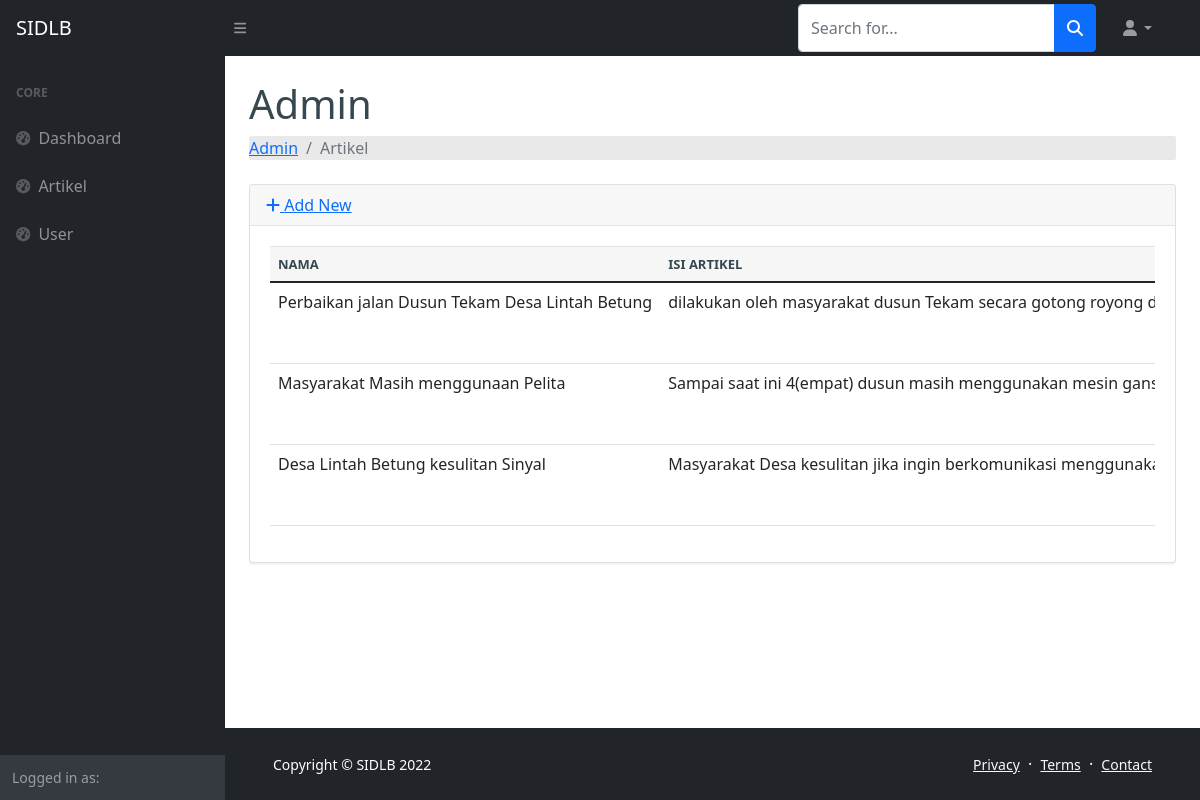
Screenshot of /index.php/admin/artikel with the database file from the repository.
### tables this page shows
CREATE TABLE `artikel` (
  `id` varchar(64) NOT NULL,
  `nama` varchar(255) NOT NULL,
  `isi` varchar(255) NOT NULL,
  `poto` varchar(255) NOT NULL
);

### application/controllers/admin/Artikel.php (called while the page is built, shortened)
<?php
class Artikel extends CI_Controller
{
    public function __construct()
    {
        $this->load->model("artikel_model");
        $this->load->library('form_validation');
    }
    public function index()
    {
        $data["artikel"] = $this->artikel_model->getAll();
        $this->load->view("admin/artikel/list", $data);
    }
}

### index.php (called while the page is built, shortened)
<?php
require_once BASEPATH.'core/CodeIgniter.php';

### application/models/Artikel_model.php (called while the page is built, shortened)
<?php defined('BASEPATH') OR exit('No direct script access allowed');
class Artikel_model extends CI_Model
{
    private $_table = "artikel";
    public function getAll()
    {
        return $this->db->get($this->_table)->result();
    }
}

### application/views/admin/artikel/list.php (the view, shortened to what this page needs)
    <body class="sb-nav-fixed">
        <div id="layoutSidenav">
            <div id="layoutSidenav_content">
                <main>
                    <div class="container-fluid px-4">
					<div class="card mb-3">
					<div class="card-header">
						<a href="<?php echo site_url('admin/artikel/add') ?>"><i class="fas fa-plus"></i> Add New</a>
					</div>
					<div class="card-body">
						<div class="table-responsive">
							<table class="table table-hover" id="dataTable" width="100%" cellspacing="0">
								<thead>
									<tr>
										<th>Nama</th>
										<th>Isi Artikel</th>
									</tr>
								</thead>
								<tbody>
									<?php foreach ($artikel as $artikel): ?>
									<tr>
										<td width="150">
											<?php echo $artikel->nama ?>
										</td>
										<td>
											<?php echo $artikel->isi ?>
										</td>
									</tr>
									<?php endforeach; ?>
								</tbody>
							</table>
						</div>
					</div>
				</div>
                    </div>
                </main>
            </div>
        </div>
    </body>
</html>

### rows the page displays
artikel: nama "Perbaikan jalan Dusun Tekam Desa Lintah Betung", isi "dilakukan oleh masyarakat dusun Tekam secara gotong royong…"
artikel: nama "Masyarakat Masih menggunaan Pelita", isi "Sampai saat ini 4(empat) dusun masih menggunakan mesin…"
artikel: nama "Desa Lintah Betung kesulitan Sinyal", isi "Masyarakat Desa kesulitan jika ingin berkomunikasi…"

### other values shown
SITE_NAME "SIDLB"
$this->uri->segment(1) "Admin"
$segment "Admin"
$segment "Artikel"
Date('Y') "2022"
